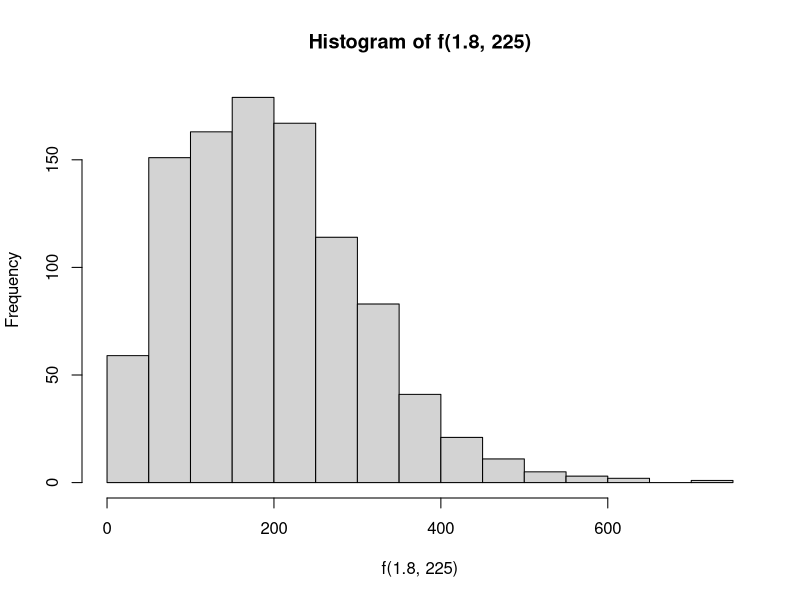
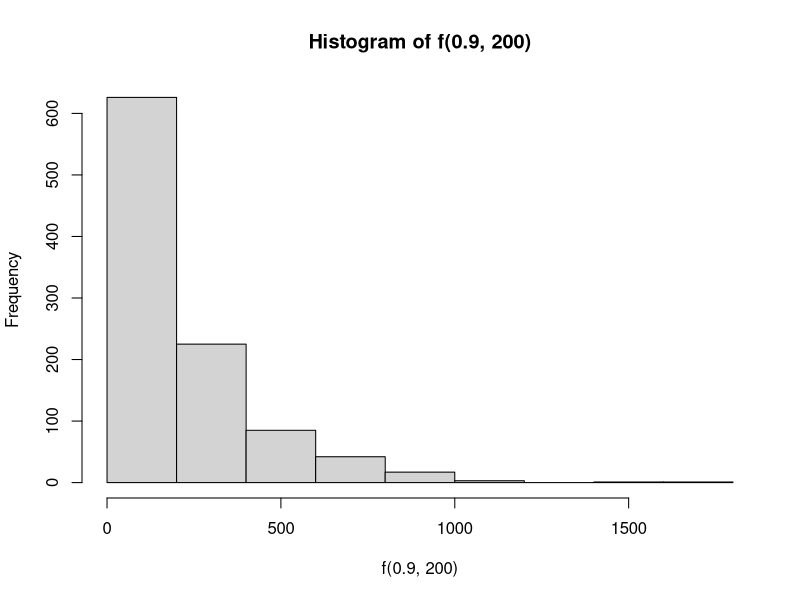
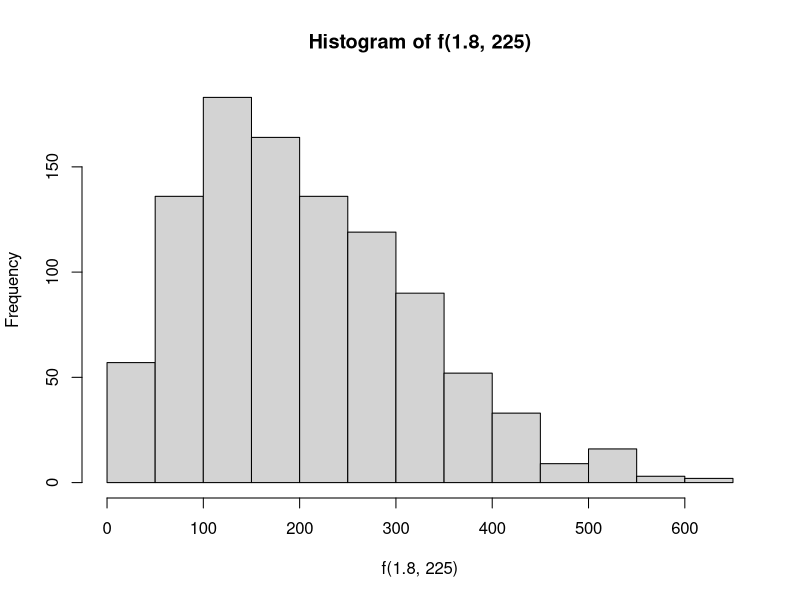
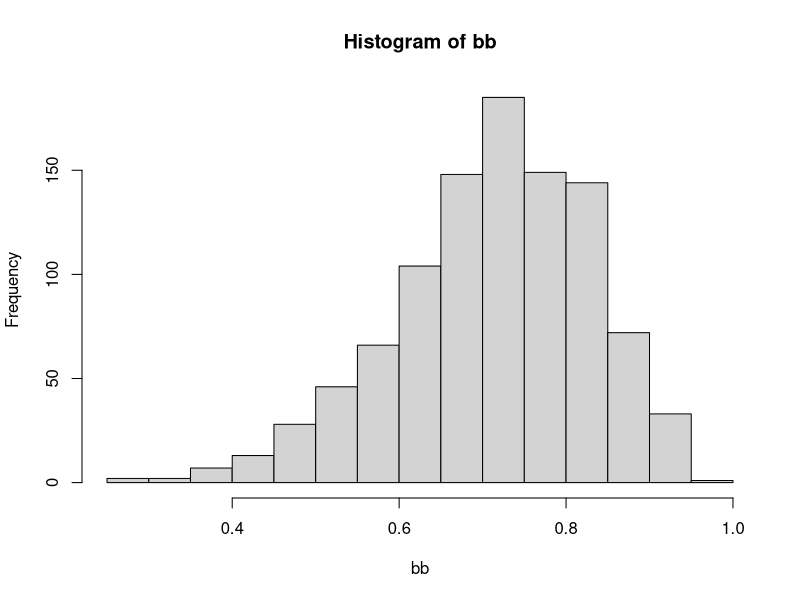
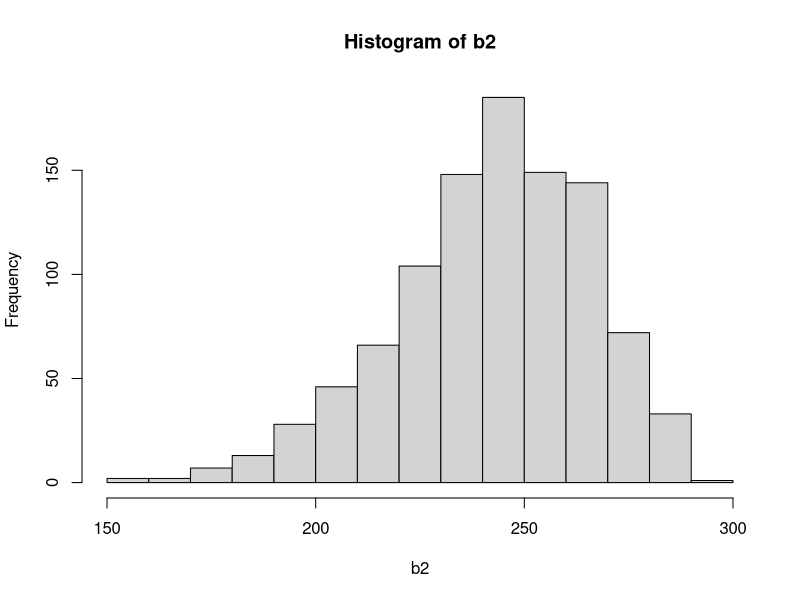
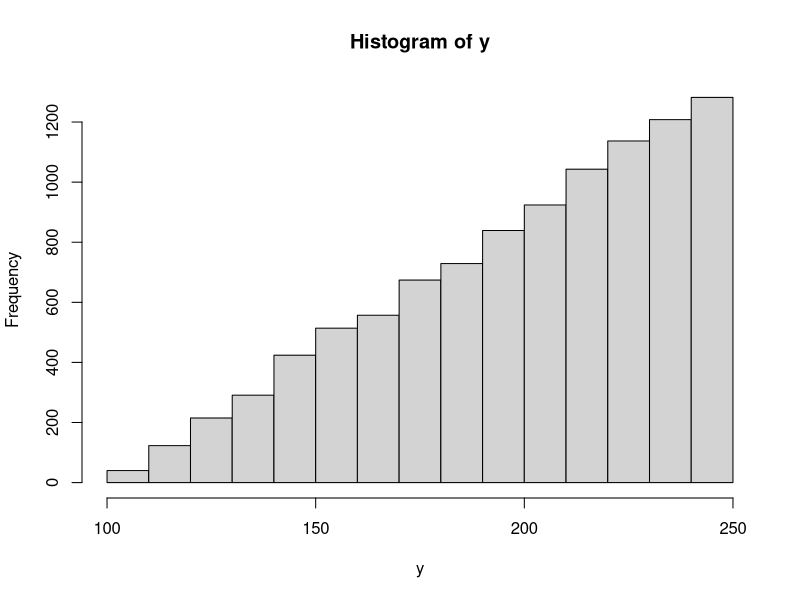
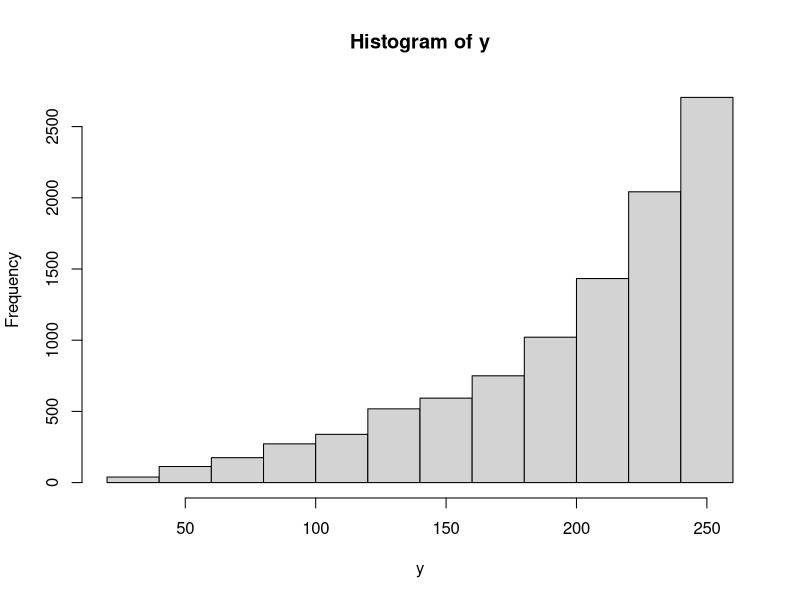

Generate these figures, in order, with R:


f <- function(s,k, n = 1000) {
  y <- rweibull(n, shape = s, scale = k)
  print(mean(y)); print(sd(y))
  y
}

hist(f(1.8, 225))
hist(f(0.9, 200))
hist(f(1.8, 225))

ww <- f(1.8, 225, 100000)
z <- rnorm(100000, 200, sd = 30)

summary(z)
summary(ww)


bb <- rbeta(1000, shape1 = 10, shape2 = 4)
hist(bb)
p <- 100
q <- 300
b2 <- (bb*(q-p) + p)
hist(b2)
summary(b2)

rrbeta <- function(n, s1, s2, p, q) {
  b <- rbeta(n, s1, s2)
  y <- b*(q-p) + p
  hist(y)
  print(paste0("mean: ", round(mean(y))))
  y
}

x <- rrbeta(10000, 2, 1, 100, 250)
summary(x)


y <- rrbeta(10000, 2, 0.55, 20, 250)
summary(y)


mean(x)
mean(x)
